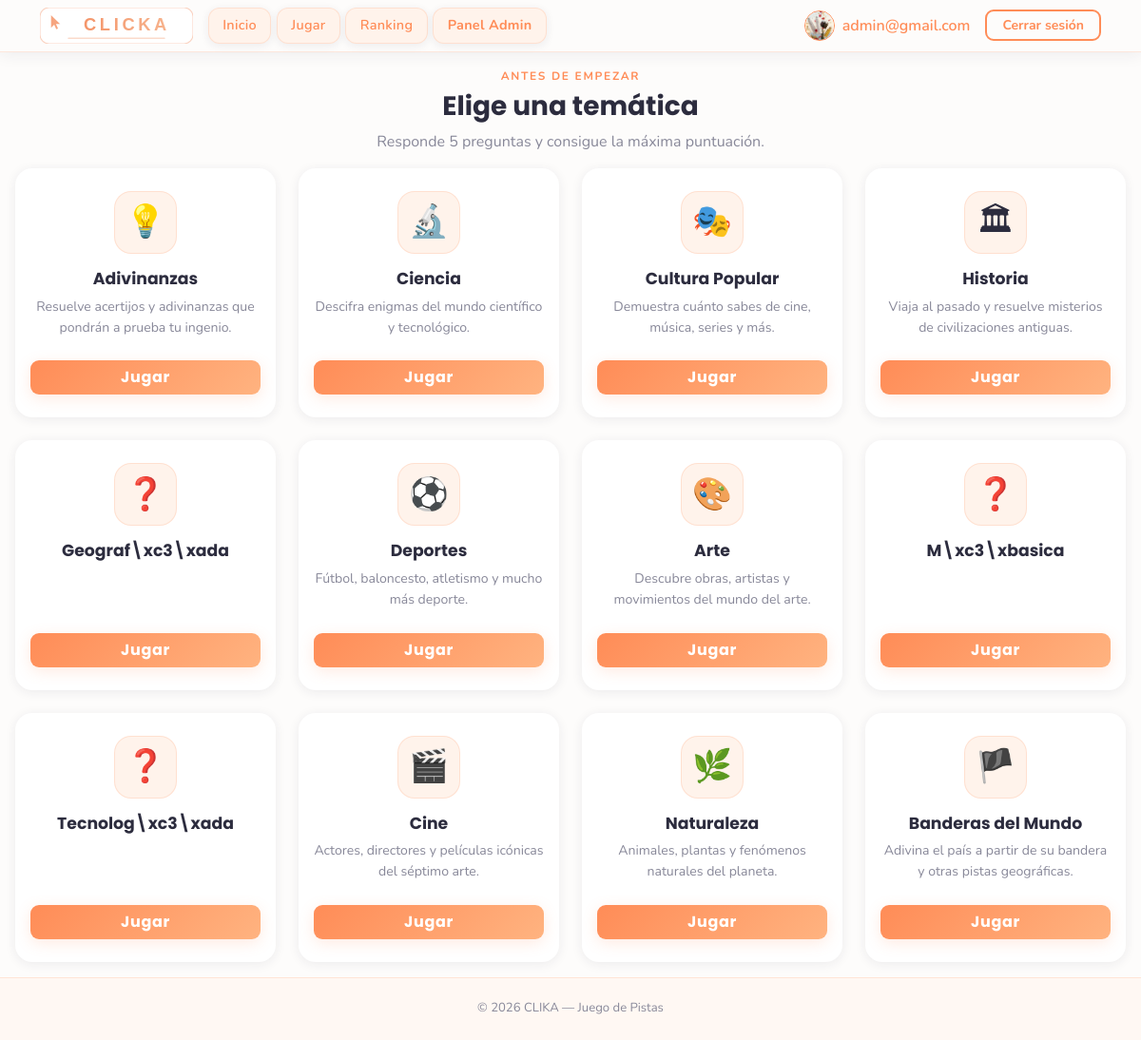
The app's page /pages/jugar.php (signed in) with its own data.
### tables this page shows
CREATE TABLE temas (
    id INTEGER PRIMARY KEY AUTOINCREMENT,
    nombre TEXT NOT NULL UNIQUE,
    created_at TEXT NOT NULL DEFAULT CURRENT_TIMESTAMP
);

### pages/jugar.php (called while the page is built)
<?php
require __DIR__ . '/play.php';

### pages/play.php (the view, shortened to what this page needs)
<?php
$temaMeta = [
    'adivinanzas' => ['icono' => '&#128161;', 'descripcion' => 'Resuelve acertijos y adivinanzas que pondrán a prueba tu ingenio.'],
    'ciencia'     => ['icono' => '&#128300;', 'descripcion' => 'Descifra enigmas del mundo científico y tecnológico.'],
    'cultura'     => ['icono' => '&#127917;', 'descripcion' => 'Demuestra cuánto sabes de cine, música, series y más.'],
    'historia'    => ['icono' => '&#127963;', 'descripcion' => 'Viaja al pasado y resuelve misterios de civilizaciones antiguas.'],
    'geografia'   => ['icono' => '&#127758;', 'descripcion' => 'Explora el mundo a través de pistas y claves geográficas.'],
    'deportes'    => ['icono' => '&#9917;',   'descripcion' => 'Fútbol, baloncesto, atletismo y mucho más deporte.'],
    'arte'        => ['icono' => '&#127912;', 'descripcion' => 'Descubre obras, artistas y movimientos del mundo del arte.'],
    'musica'      => ['icono' => '&#127925;', 'descripcion' => 'Adivina canciones, artistas y géneros de todas las épocas.'],
    'tecnologia'  => ['icono' => '&#128187;', 'descripcion' => 'Pon a prueba tus conocimientos sobre gadgets, software y tech.'],
    'cine'        => ['icono' => '&#127916;', 'descripcion' => 'Actores, directores y películas icónicas del séptimo arte.'],
    'naturaleza'  => ['icono' => '&#127807;', 'descripcion' => 'Animales, plantas y fenómenos naturales del planeta.'],
];
$temas  = [];
$dbPath = dirname(__DIR__) . '/database/clicka.db';
if (is_file($dbPath)) {
    try {
        $db     = new SQLite3($dbPath);
        $result = $db->query('SELECT id, nombre FROM temas ORDER BY id');
        while ($row = $result->fetchArray(SQLITE3_ASSOC)) {
            $slug = strtolower(str_replace(['á','é','í','ó','ú','ü','ñ'], ['a','e','i','o','u','u','n'],
                mb_strtolower($row['nombre'], 'UTF-8')));
            $slug = strtok($slug, ' ');
            $row['slug']       = $slug;
            $row['icono']      = $temaMeta[$slug]['icono']      ?? '&#10067;';
            $row['descripcion']= $temaMeta[$slug]['descripcion'] ?? '';
            $temas[] = $row;
        }
    } catch (Throwable) {
    }
}
$temaPreseleccionat = null;
$autoInicia = $temaPreseleccionat !== null;
?>
<!DOCTYPE html>
<html lang="es">
<head>
  <?php include '../includes/head.php'; ?>
</head>
<body>
  <?php include '../includes/menu.php'; ?>
  <main class="container-fluid game-layout py-3">
    <section id="tema-selector" <?php if ($autoInicia) echo 'hidden'; ?>>
      <div class="text-center mb-3">
        <p class="section-eyebrow">Antes de empezar</p>
        <h1 class="h3 fw-bold" style="color:var(--clika-text)">Elige una temática</h1>
        <p class="text-muted">Responde 5 preguntas y consigue la máxima puntuación.</p>
      </div>
      <div class="row g-4 justify-content-center">
        <?php foreach ($temas as $tema): ?>
        <div class="col-10 col-sm-6 col-lg-3">
          <article class="card tema-card h-100 border-0">
            <div class="card-body d-flex flex-column align-items-center text-center py-4 px-3">
              <div class="tema-icon-wrap">
                <span class="tema-icon" aria-hidden="true"><?php echo $tema['icono']; ?></span>
              </div>
              <h3 class="card-title mb-2">
                <?php echo htmlspecialchars($tema['nombre']); ?>
              </h3>
              <p class="card-text flex-grow-1 mb-4">
                <?php echo htmlspecialchars($tema['descripcion']); ?>
              </p>
              <button
                type="button"
                class="btn btn-primary w-100 btn-jugar-modal"
                data-dest="<?php echo BASE_URL; ?>/pages/play.php?tema=<?php echo urlencode($tema['slug']); ?>"
                data-banderas="0"
                data-bs-toggle="modal"
                data-bs-target="#modal-instruccions">
                Jugar
              </button>
            </div>
          </article>
        </div>
        <?php endforeach; ?>
        <div class="col-10 col-sm-6 col-lg-3">
          <article class="card tema-card h-100 border-0">
            <div class="card-body d-flex flex-column align-items-center text-center py-4 px-3">
              <div class="tema-icon-wrap">
                <span class="tema-icon" aria-hidden="true">&#127988;</span>
              </div>
              <h3 class="card-title mb-2">Banderas del Mundo</h3>
              <p class="card-text flex-grow-1 mb-4">
                Adivina el país a partir de su bandera y otras pistas geográficas.
              </p>
              <button
                type="button"
                class="btn btn-primary w-100 btn-jugar-modal"
                data-dest="<?php echo BASE_URL; ?>/pages/banderes.php"
                data-banderas="1"
                data-bs-toggle="modal"
                data-bs-target="#modal-instruccions">
                Jugar
              </button>
            </div>
          </article>
        </div>
      </div>
    </section>
  </main>
  <?php include '../includes/foot.php'; ?>

### assets/css/styles.css (style rules this page uses)
:root { --clika-bg: #FDFCFB; --clika-card-bg: #FFFFFF; --clika-surface: #FFF3EB; --clika-primary: #FF8C57; --clika-primary-hover: #F07040; --clika-accent: #FFB380; --clika-text: #2C2C3E; --clika-muted: #888899; --clika-border: rgba(255, 140, 87, 0.18); --clika-border-strong: rgba(255, 140, 87, 0.38); --clika-shadow: rgba(255, 140, 87, 0.18); --clika-shadow-dark: rgba(44, 44, 62, 0.08); --font-heading: 'Poppins', sans-serif; --font-body: 'Nunito', sans-serif; --bs-body-bg: var(--clika-bg); --bs-body-color: var(--clika-text); --bs-primary: var(--clika-primary); --bs-primary-rgb: 255, 140, 87; }
*, *::before, *::after { box-sizing: border-box; }
body { background-color: var(--clika-bg); color: var(--clika-text); font-family: var(--font-body); min-height: 100vh; display: flex; flex-direction: column; }
main { flex: 1 0 auto; }
h1, h2, h3, h4, h5, h6, .navbar-brand { font-family: var(--font-heading); }
.text-muted { color: var(--clika-muted) !important; }
.btn-primary { background: linear-gradient(135deg, var(--clika-primary), var(--clika-accent)); border: none; color: #fff; font-family: var(--font-heading); font-weight: 700; letter-spacing: .04em; border-radius: 9px; box-shadow: 0 4px 16px var(--clika-shadow); transition: transform .18s, box-shadow .18s, filter .18s; }
.tema-card { background-color: var(--clika-card-bg); border: 1.5px solid rgba(255,140,87,.15); border-radius: 18px; color: var(--clika-text); position: relative; overflow: hidden; box-shadow: 0 2px 12px var(--clika-shadow-dark); transition: transform .28s cubic-bezier(.4,0,.2,1), box-shadow .28s cubic-bezier(.4,0,.2,1), border-color .28s; cursor: pointer; }
.tema-card .card-title { color: var(--clika-text); font-family: var(--font-heading); font-weight: 700; font-size: 1.08rem; }
.tema-card .card-text { color: var(--clika-muted); font-size: .88rem; line-height: 1.55; }
.tema-icon-wrap { width: 66px; height: 66px; background: var(--clika-surface); border: 1.5px solid var(--clika-border); border-radius: 18px; display: flex; align-items: center; justify-content: center; margin-bottom: 1rem; transition: background .28s, border-color .28s, box-shadow .28s; }
.tema-icon { font-size: 2.1rem; line-height: 1; }
.section-eyebrow { font-size: .75rem; font-weight: 700; letter-spacing: .14em; text-transform: uppercase; color: var(--clika-primary); margin-bottom: .4rem; }
.game-layout { max-width: 1400px; padding-left: 1rem; padding-right: 1rem; }

### records on screen
temas: icono "💡", nombre "Adivinanzas", descripcion "Resuelve acertijos y adivinanzas que pondrán a prueba tu ingenio."
temas: icono "🔬", nombre "Ciencia", descripcion "Descifra enigmas del mundo científico y tecnológico."
temas: icono "🎭", nombre "Cultura Popular", descripcion "Demuestra cuánto sabes de cine, música, series y más."
temas: icono "🏛", nombre "Historia", descripcion "Viaja al pasado y resuelve misterios de civilizaciones antiguas."
temas: icono "❓", nombre "Geograf\\xc3\\xada"
temas: icono "⚽", nombre "Deportes", descripcion "Fútbol, baloncesto, atletismo y mucho más deporte."
temas: icono "🎨", nombre "Arte", descripcion "Descubre obras, artistas y movimientos del mundo del arte."
temas: icono "❓", nombre "M\\xc3\\xbasica"
temas: icono "❓", nombre "Tecnolog\\xc3\\xada"
temas: icono "🎬", nombre "Cine", descripcion "Actores, directores y películas icónicas del séptimo arte."
temas: icono "🌿", nombre "Naturaleza", descripcion "Animales, plantas y fenómenos naturales del planeta."

### other values on screen
$_SESSION['username'] "admin@gmail.com"
